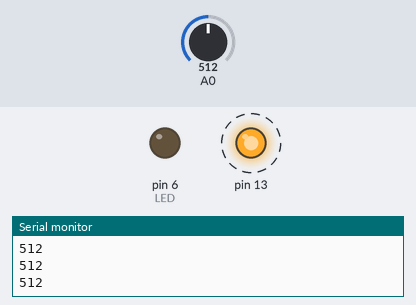
A sketch run on a simulated Arduino Uno, built with avr-gcc and run on an emulated ATmega328P. On the bench: output pins drawn as LEDs (lit = HIGH), the last lines printed to the serial monitor. Dashed ring = blinking. The test bench sets the inputs (shaded band); at power-on: A0 = 512.

Above: at 1.8 s.
1.9 s: A0 set to 491
At 2.9 s:
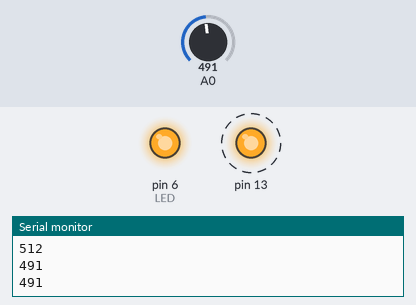
5.0 s: A0 set to 510
At 5.4 s:
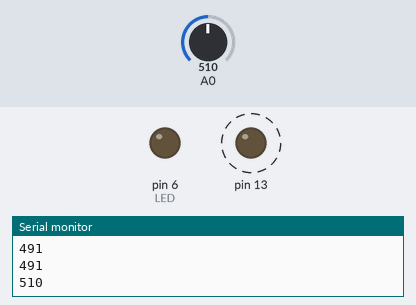
8.1 s: A0 set to 490
At 9.4 s:
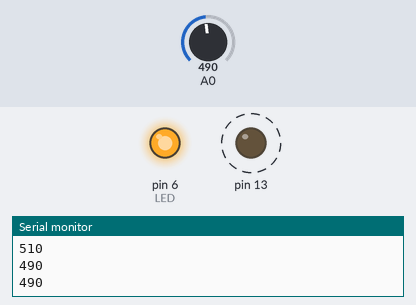
Timing chart, 0 to 17.2 s (numbered marks = the images above; inputs shaded):
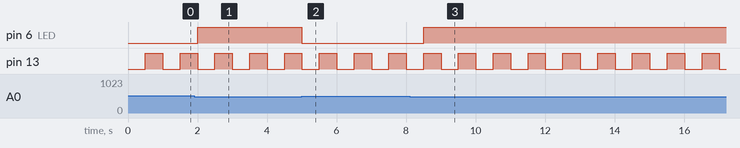

The sketch:

LeakDetector.ino
```cpp
#define LED		6
#define THRESHOLD	500
unsigned int sensor0;

void setup()
{
Serial.begin(9600);
pinMode(13,OUTPUT);
pinMode(A0, INPUT);
pinMode(A1, INPUT);
pinMode(A2, INPUT);
pinMode(A3, INPUT);
pinMode(A4, INPUT);
pinMode(A5, INPUT);
pinMode(13, OUTPUT);
pinMode(LED, OUTPUT);
}

void loop()
{
delay(500);

sensor0 = analogRead(A0);
Serial.println(sensor0);

digitalWrite(13,!digitalRead(13));

if(sensor0 > THRESHOLD)
    digitalWrite(LED, LOW);
else
    digitalWrite(LED, HIGH);
}
```

Measured:
- the behaviour switches between 501 and 500 on A0 (found by bisection; images 0 and 1)
- after the input at 1.9 s, pin 6 (LED): LOW → HIGH after 0.10 s
- after the input at 5.0 s, pin 6 (LED): HIGH → LOW at once
- after the input at 8.1 s, pin 6 (LED): LOW → HIGH after 0.41 s
- by itself, pin 13: alternates HIGH for 0.50 s and LOW for 0.50 s
